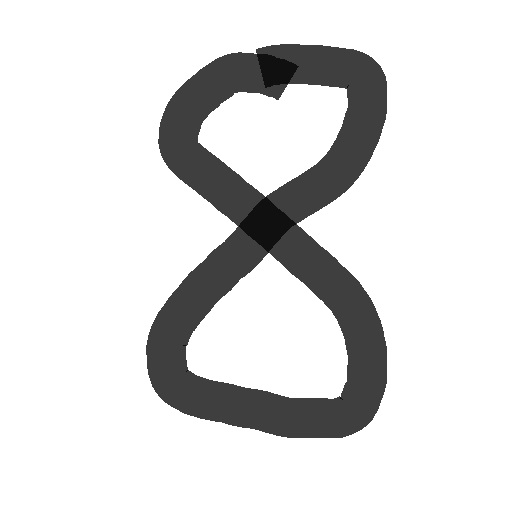
#> input picture usps/img.jpg, 512 x 512 px
$ python realtime_predict.py
#> lines starting #> are read from the running program, lines starting #| are printed output that depends on the picture
### nn.py
import json
import math
import os

import numpy as np
from tqdm import tqdm


def relu(x):
    return max(0, x)


def derivative_relu(x):
    return 1 if x > 0 else 0


def sigmoid(x):
    return 1 / (1 + np.exp(-x))


def derivative_sigmoid(x):
    fx = sigmoid(x)
    return fx * (1 - fx)


def mse_loss(target, prediction):
    return ((target - prediction) ** 2).mean()


class nn:
    def __init__(self, input_num, hidden_layer_num, active_func="sigmoid"):
        self.input_num = input_num
        self.hidden_layer_num = hidden_layer_num
        self.output_layer_weight_index = input_num * hidden_layer_num
        self.output_layer_bias_index = hidden_layer_num
        self.weights = [np.random.normal() for _ in range(self.output_layer_weight_index + hidden_layer_num)]
        self.biases = [np.random.normal() for _ in range(self.output_layer_bias_index + 1)]
        self.active_func = active_func

    def active(self, x):
        if self.active_func == "relu":
            return relu(x)
        return sigmoid(x)

    # [4 lines left out: function derivative_active, not called in this run]

    def feedforward(self, x):
        hidden_layers = np.zeros(self.hidden_layer_num)
        hidden_layers_param = np.zeros(self.hidden_layer_num)
        for i in range(self.hidden_layer_num):
            hidden_layers_param[i] = self.biases[i]
            for j in range(self.input_num):
                hidden_layers_param[i] += self.weights[i * self.input_num + j] * x[j]
            hidden_layers[i] = self.active(hidden_layers_param[i])

        output_prediction_param = self.biases[self.output_layer_bias_index]
        for i in range(self.hidden_layer_num):
            output_prediction_param += self.weights[self.output_layer_weight_index + i] * hidden_layers[i]
        output_prediction = self.active(output_prediction_param)
        return output_prediction, output_prediction_param, hidden_layers, hidden_layers_param

    # [56 lines left out: functions train, test, not called in this run]

    def read_from_file(self, file_name):
        try:
            with open(file_name, "r") as f:
                json_obj = json.load(f)
                if (len(self.weights) == len(json_obj["weights"])) \
                        and (len(self.biases) == len(json_obj["biases"])):
                    self.weights = json_obj["weights"]
                    self.biases = json_obj["biases"]
                else:
                    print(f"The weights shape does not match the current network - {file_name}")

        except Exception as e:
            print(e)

    def predict(self, data):
        data_flatten = np.array(data).flatten()
        result, _, _, _ = self.feedforward(data_flatten)
        return result

### usps/realtime_predict.py
import pathlib
import time

import numpy as np
import cv2
from watchdog.observers import Observer
from watchdog.events import LoggingEventHandler
import threading

from nn import nn
from usps import config
import sys


def predict(data):
    global networks
    results = np.zeros(config.class_num)
    for i in range(config.class_num):
        results[i] = networks[i].predict(data)
    return results.argmax()


def get_current_dir():
    return pathlib.Path(__file__).parent.resolve().__str__()


def read_img_and_predict():
    global img
    global img_name
    global pycharm_mode
    img = cv2.imread(get_current_dir() + "/" + img_name)
    img = cv2.resize(img, dsize=(config.img_size[0], config.img_size[1]), interpolation=cv2.INTER_CUBIC)
    img = 1 - (np.array(img) / 255)[:, :, 0]
    if pycharm_mode:
        import matplotlib.pyplot as plt
        plt.imshow(img, cmap="gray")
        plt.title(f"Predict: {predict(img)}")
        plt.show()


def img_show_thread():
    global img
    while True:
        predict_name = f"Predict: {predict(img)}"
        display_img = cv2.resize(img, dsize=(config.preview_window_size, config.preview_window_size))
        cv2.putText(display_img, predict_name, (0, config.preview_window_size - config.preview_font_thickness),
                    cv2.FONT_HERSHEY_SIMPLEX,
                    config.preview_font_scale, (255, 255, 255), config.preview_font_thickness)
        cv2.imshow("", display_img)
        cv2.resizeWindow("", (config.preview_window_size, config.preview_window_size))
        cv2.waitKey(30)
        if not observer.is_alive():
            return


class img_modified(LoggingEventHandler):
    global img_name

    def on_modified(self, event):
        super(LoggingEventHandler, self).on_modified(event)
        if img_name in event.src_path:
            try:
                read_img_and_predict()
            except:
                pass


def run(file_name="", use_pycharm=False):
#> called with file_name = '', use_pycharm = True
    global pycharm_mode
    global img_name
    global networks
    global observer
    pycharm_mode = use_pycharm
    img_name = file_name if file_name != "" else config.default_img_name
    networks = [nn(config.img_size[0] * config.img_size[1], 1, "sigmoid") for _ in range(config.class_num)]
    for i in range(config.class_num):
        networks[i].read_from_file(f"{config.weights_file_prefix}{i}.json")

    read_img_and_predict()
#> in read_img_and_predict, img is the input picture: shape (512, 512, 3); min 6, max 255, mean 221.7
#> the loop in predict, `for i in range(config.class_num):` made 10 passes
#> after the loop in predict, `for i in range(config.class_num):`: results = [0.0922, 0.741, 0.485, 0.597, 0.834, 0.645, 0.368, 0.79, 0.507, 0.947]
#> in read_img_and_predict, `plt.show()`:
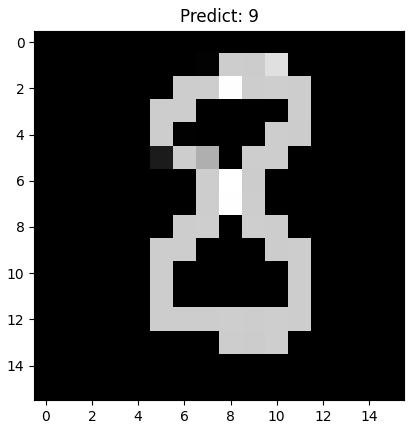
#> figure drawn by matplotlib, 1 panel
    if not pycharm_mode:
        threading.Thread(target=img_show_thread).start()

    observer = Observer()
    observer.schedule(img_modified(), get_current_dir())
    observer.start()

    try:
        while True:
            time.sleep(1)
    except KeyboardInterrupt:
        observer.stop()
    observer.join()


if __name__ == "__main__":
    run("" if len(sys.argv) == 1 else sys.argv[1],
        True)
#> (the call stopped at in run, `observer = Observer()`: watchdog is not available in this run)
